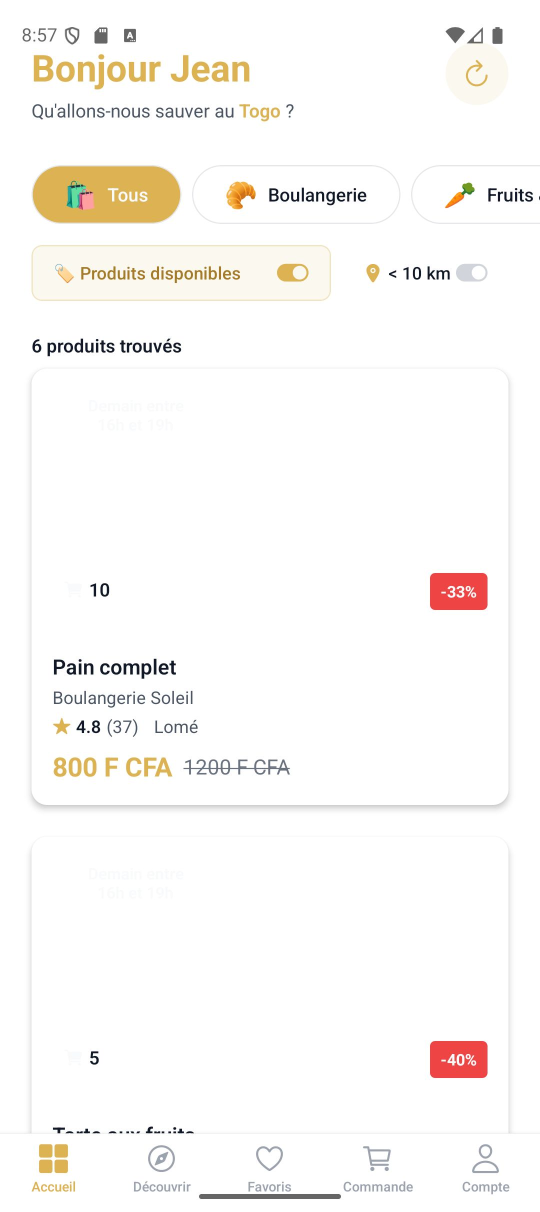
#> input picture mobile/01-login-screen.png, 1080 x 2424 px (shown at 1/2 size)
$ python resize-screenshots.py .. 100
#> lines starting #> are read from the running program, lines starting #| are printed output that depends on the picture
#!/usr/bin/env python3
"""
Resize screenshots to maximum 2000px width or height
Maintains aspect ratio and optimizes file size
Usage: python resize-screenshots.py [directory]
"""

import os
import sys
from PIL import Image
from pathlib import Path

MAX_SIZE = 2000  # Maximum width or height in pixels
QUALITY = 85  # JPEG quality (1-100)

def resize_image(image_path: str, max_size: int = MAX_SIZE) -> bool:
    """
    Resize image if it exceeds max_size
    Returns True if resized, False otherwise
    """
#> called with image_path = '../01-login-screen.png', max_size = 100
    try:
        with Image.open(image_path) as img:
#> img is the input picture: PIL image 1080x2424 RGB; mean R, G, B 251.1, 249.2, 247
            original_width, original_height = img.size
#> original_width = 1080; original_height = 2424

            # Check if resize is needed
            if original_width <= max_size and original_height <= max_size:
                print(f"[OK] {os.path.basename(image_path)}: Already within limits ({original_width}x{original_height})")
                return False

            # Calculate new dimensions maintaining aspect ratio
            if original_width > original_height:
                new_width = max_size
                new_height = int(original_height * (max_size / original_width))
            else:
                new_height = max_size
                new_width = int(original_width * (max_size / original_height))
#> new_width = 44

            # Resize image
            resized = img.resize((new_width, new_height), Image.Resampling.LANCZOS)
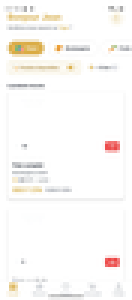
#> resized: PIL image 44x100 RGB (shown 3 times larger); mean R, G, B 250.7, 248.8, 246.5

            # Save with optimization
            if image_path.lower().endswith('.png'):
                resized.save(image_path, 'PNG', optimize=True)
            elif image_path.lower().endswith(('.jpg', '.jpeg')):
                resized.save(image_path, 'JPEG', quality=QUALITY, optimize=True)
            else:
                # Default to PNG
                resized.save(image_path, 'PNG', optimize=True)

            original_size = os.path.getsize(image_path) / 1024  # KB
            print(f"[RESIZED] {os.path.basename(image_path)}: Resized from {original_width}x{original_height} to {new_width}x{new_height} ({original_size:.1f}KB)")
#| [RESIZED] 01-login-screen.png: Resized from 1080x2424 to 44x100 (3.2KB)
            return True

    except Exception as e:
        print(f"[ERROR] Error resizing {image_path}: {e}")
        return False

def resize_directory(directory: str, max_size: int = MAX_SIZE) -> dict:
    """
    Resize all images in directory
    Returns statistics
    """
    if not os.path.exists(directory):
        print(f"[ERROR] Directory not found: {directory}")
        return {'total': 0, 'resized': 0, 'skipped': 0, 'errors': 0}

    stats = {'total': 0, 'resized': 0, 'skipped': 0, 'errors': 0}
    image_extensions = ('.png', '.jpg', '.jpeg', '.PNG', '.JPG', '.JPEG')

    print(f"\n>> Scanning directory: {directory}")
    print(f"   Max size: {max_size}px\n")

    for root, _, files in os.walk(directory):
        for file in files:
            if file.endswith(image_extensions):
                stats['total'] += 1
                image_path = os.path.join(root, file)

                try:
                    if resize_image(image_path, max_size):
                        stats['resized'] += 1
                    else:
                        stats['skipped'] += 1
                except Exception as e:
                    stats['errors'] += 1
                    print(f"[ERROR] Error processing {file}: {e}")

    return stats

def main():
    """Main function"""
    # Get directory from arguments or use default
    if len(sys.argv) > 1:
        directory = sys.argv[1]
    else:
        # Default to test-results directory
        script_dir = Path(__file__).parent
        directory = str(script_dir.parent / 'test-results')

    # Get max size from arguments
    max_size = MAX_SIZE
    if len(sys.argv) > 2:
        try:
            max_size = int(sys.argv[2])
        except ValueError:
            print(f"Warning: Invalid max_size '{sys.argv[2]}', using default {MAX_SIZE}")

    print("=" * 60)
    print("  Antigaspi Mobile - Screenshot Resizer")
    print("=" * 60)

    stats = resize_directory(directory, max_size)

    print("\n" + "=" * 60)
    print("  Summary")
    print("=" * 60)
    print(f"  Total images:   {stats['total']}")
    print(f"  Resized:        {stats['resized']}")
    print(f"  Skipped:        {stats['skipped']}")
    print(f"  Errors:         {stats['errors']}")
    print("=" * 60)

    if stats['errors'] > 0:
        sys.exit(1)

if __name__ == '__main__':
    main()
